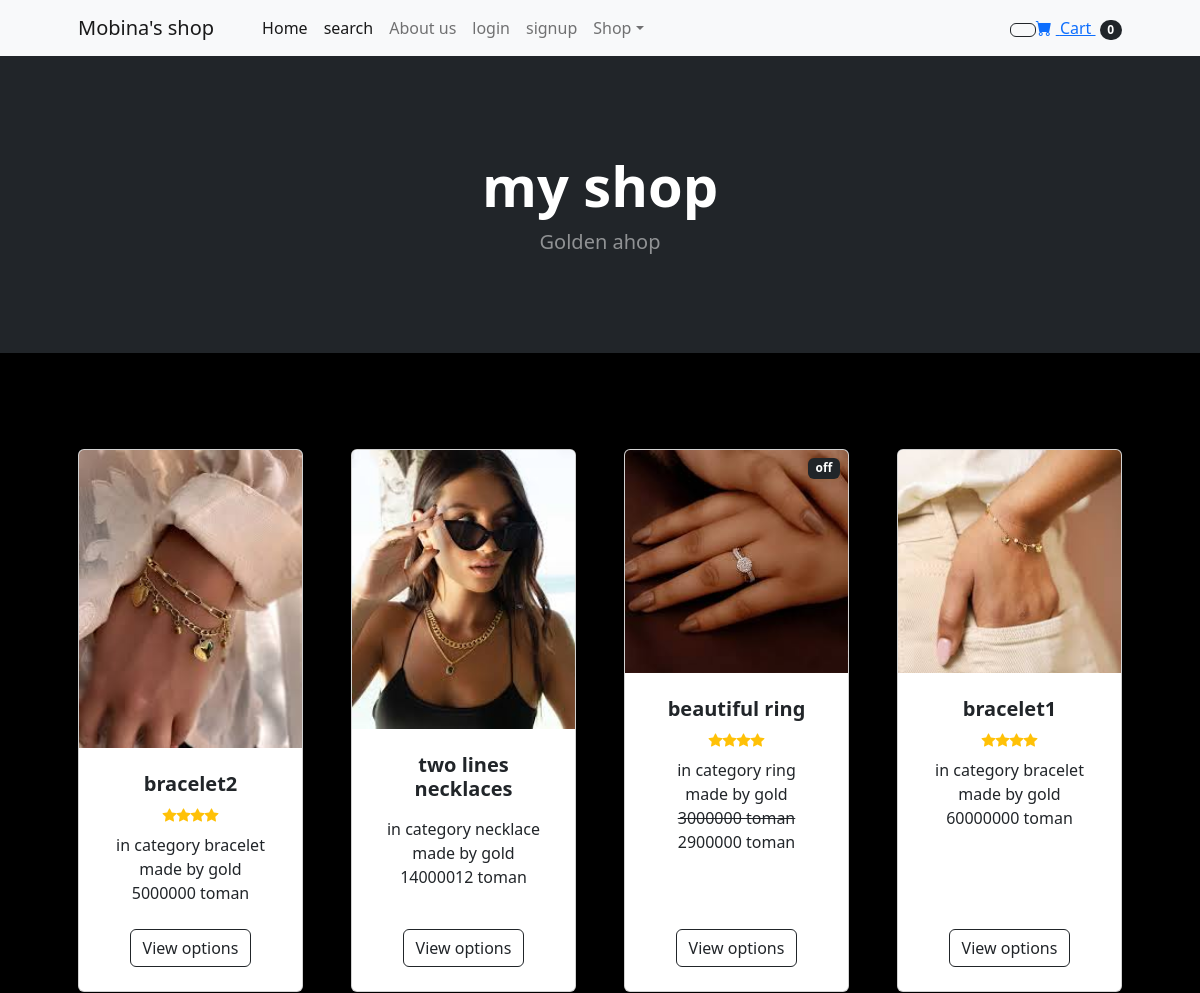
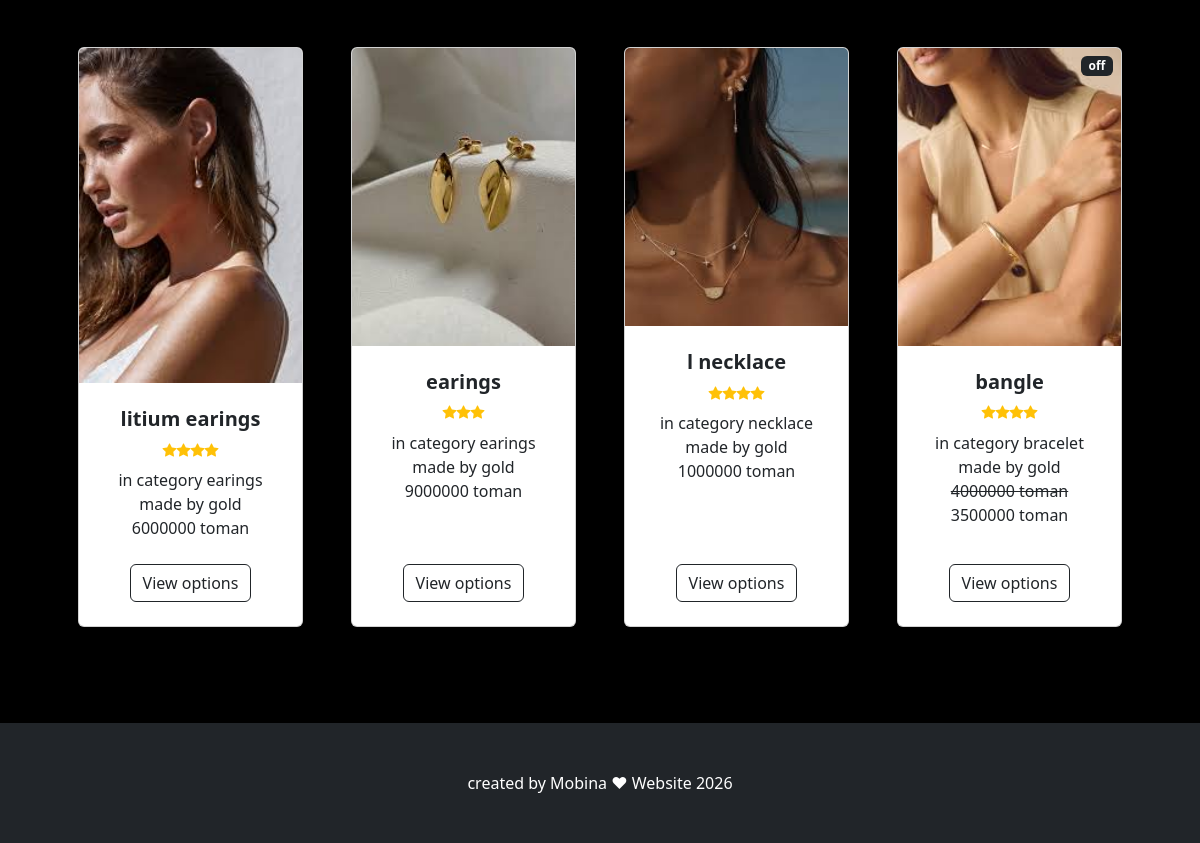
The page / on the database its author committed (2 pictures, top to bottom).
### shop/models.py (models this page shows, shortened)
class Product(models.Model):
    name=models.CharField(max_length=40)
    description=models.CharField(max_length=500,default='', blank=True , null=True)
    price=models.DecimalField(default=0, decimal_places=0, max_digits=12)
    Category = models.ForeignKey(Category ,on_delete=models.CASCADE ,default=1)
    picture = models.ImageField(upload_to='upload/product/')
    star=models.IntegerField(default=0,validators=[MaxValueValidator(5),MinValueValidator(0)])
    is_sale=models.BooleanField(default=False)
    sale_price=models.DecimalField(default=0, decimal_places=0, max_digits=12)

class Category(models.Model):
    name=models.CharField(max_length=20)
    def __str__(self):
        return self.name

### shop/views.py (the view)
# urls.py: path('', views.helloword,name="home"),
def helloword(request):
    all_products=Product.objects.all()
    return render(request,'index.html',{'products': all_products})

### cart/cart.py (called while the page is built)
    def __len__(self):
        return len (self.cart)

### cart/context_processors.py (called while the page is built)
def cart(request):
    return {'cart': Cart(request)}

### mysite/shop/templates/index.html (shortened to what this page needs)
{% extends "base.html" %}
{% load static %}
{% block content %}
    <header class="bg-dark py-5">
        <div class="container px-4 px-lg-5 my-5">
            <div class="text-center text-white">
                <h1 class="display-4 fw-bolder">my shop</h1>
                <p class="lead fw-normal text-white-50 mb-0">Golden ahop</p>
            </div>
        </div>
    </header>
    <section class="py-5">
        <div class="container px-4 px-lg-5 mt-5">
            <div class="row gx-4 gx-lg-5 row-cols-2 row-cols-md-3 row-cols-xl-4 justify-content-center">
                {% for item in products %}
                {% if item.is_sale %}
                <div class="col mb-5">
                    <div class="card h-100">
                        <div class="badge bg-dark text-white position-absolute" style="top: 0.5rem; right: 0.5rem">off</div>
                        <img class="card-img-top" src="{{item.picture.url}}" alt="..." />
                        <div class="card-body p-4">
                            <div class="text-center">
                                <h5 class="fw-bolder">{{ item.name }}</h5>
                                <div class="d-flex justify-content-center small text-warning mb-2">
                                {% with ''|center:item.star as range %}
                                {% for _ in range %}
                                    <div class="bi-star-fill"></div>
                                {% endfor %}
                                {% endwith %}
                                </div>
                                in category {{item.Category}} <br>
                            {{item.description}} <br>
                            <strike> {{ item.price}} toman </strike> <br>
                            {{ item.sale_price}} toman
                            </div>
                        </div>
                        <div class="card-footer p-4 pt-0 border-top-0 bg-transparent">
                            <div class="text-center"><a class="btn btn-outline-dark mt-auto" href="{% url 'product' item.id %}">View options</a></div>
                        </div>
                    </div>
                </div>
                {% else %}
                <div class="col mb-5">
                    <div class="card h-100">
                        <img class="card-img-top" src="{{item.picture.url}}" alt="..." />
                        <div class="card-body p-4">
                            <div class="text-center">
                                <h5 class="fw-bolder">{{ item.name }}</h5>
                                    <div class="d-flex justify-content-center small text-warning mb-2">
                                {% with ''|center:item.star as range %}
                                {% for _ in range %}
                                    <div class="bi-star-fill"></div>
                                {% endfor %}
                                {% endwith %}
                                </div>
                                in category {{item.Category}} <br>
                            {{item.description}} <br>
                            {{ item.price}} toman
                            </div>
                        </div>
                        <div class="card-footer p-4 pt-0 border-top-0 bg-transparent">
                            <div class="text-center"><a class="btn btn-outline-dark mt-auto" href="{% url 'product' item.id %}">View options</a></div>
                        </div>
                    </div>
                </div>
                {% endif %}
                {% endfor %}
                </div>
                </div>
        </section>
        {% endblock %}

### mysite/shop/templates/base.html (shortened to what this page needs)
{% load static %}
<!DOCTYPE html>
<html lang="en">
    <head>
        <link href="https://cdn.jsdelivr.net/npm/bootstrap-icons@1.5.0/font/bootstrap-icons.css" rel="stylesheet" />
        <link href="{% static 'css/styles.css' %}" rel="stylesheet" />
    </head>
    <body style="background-color: black;">
        {% include 'navbar.html' %}
         {% block content %}
         {% endblock %}
        <footer class="py-5 bg-dark">
            <div class="container"><p class="m-0 text-center text-white">created by Mobina &hearts;  Website 2026</p></div>
        </footer>
    </body>
</html>

### mysite/shop/templates/navbar.html (shortened to what this page needs)
<nav class="navbar navbar-expand-lg navbar-light bg-light">
<div class="container px-4 px-lg-5">
    <a class="navbar-brand" href="{% url 'home' %}">Mobina's shop</a>
    <div class="collapse navbar-collapse" id="navbarSupportedContent">
        <ul class="navbar-nav me-auto mb-2 mb-lg-0 ms-lg-4">
            <li class="nav-item"><a class="nav-link active" aria-current="page" href="{% url 'home' %}">Home</a></li>
                        <li class="nav-item"><a class="nav-link active" aria-current="page" href="{% url 'search' %}">search</a></li>
            <li class="nav-item"><a class="nav-link" href="{% url 'about' %}">About us</a></li>
           {% if user.is_authenticated %}
            <li class="nav-item dropdown">
                <ul class="dropdown-menu" aria-labelledby="navbarDropdown">
                    <li><a class="dropdown-item" href="{% url 'update_user' %}">user profile</a></li>
                    <li><hr class="dropdown-divider" /></li>
                    <li><a class="dropdown-item" href="{% url 'update_info' %}">profile informations</a></li>
                     <li><a class="dropdown-item" href="{% url 'orders' %}">orders</a></li>
                </ul>
            </li>
           <li class="nav-item"><a class="nav-link" href="{% url 'logout' %}">logout</a></li>
           <li class="nav-item"><a class="nav-link" href="{% url 'update_user' %}">Edit your profile</a></li>
           {% else %}
            <li class="nav-item"><a class="nav-link" href="{% url 'login' %}">login</a></li>
            <li class="nav-item"><a class="nav-link" href="{% url 'signup' %}">signup</a></li>
            {% endif %}
            <li class="nav-item dropdown">
                <a class="nav-link dropdown-toggle" id="navbarDropdown" href="{% url 'home' %}" role="button" data-bs-toggle="dropdown" aria-expanded="false">Shop</a>
            </li>
        </ul>
        <form class="d-flex">
            <a href={% url 'cart_summery' %}><button class="btn btn-outline-dark" type="submit"></button><i class="bi-cart-fill me-1"></i>
                Cart
                <span class="badge bg-dark text-white ms-1 rounded-pill" id="cart_quantity">{{ cart|length  }}</span>
        </form>
    </div>
</div>
</nav>

### rows shown on the page
Product: picture (picture), name "bracelet2", star 4 (drawn), Category "bracelet", description "made by gold", price "5000000"
Product: picture (picture), name "two lines necklaces", Category "necklace", description "made by gold", price "14000012"
Product: picture (picture), name "beautiful ring", star 4 (drawn), Category "ring", description "made by gold", price "3000000", sale_price "2900000"
Product: picture (picture), name "bracelet1", star 4 (drawn), Category "bracelet", description "made by gold", price "60000000"
Product: picture (picture), name "litium earings", star 4 (drawn), Category "earings", description "made by gold", price "6000000"
Product: picture (picture), name "earings", is_sale False (drawn), Category "earings", description "made by gold", price "9000000"
Product: picture (picture), name "l necklace", star 4 (drawn), Category "necklace", description "made by gold", price "1000000"
Product: picture (picture), name "bangle", star 4 (drawn), Category "bracelet", description "made by gold", price "4000000", sale_price "3500000"

### other values the page prints
{{ cart|length }} "0"
